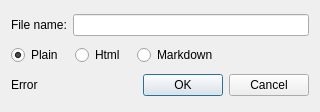
<?xml version="1.0" encoding="UTF-8"?>
<ui version="4.0">
 <class>NewFileDialog</class>
 <widget class="QDialog" name="NewFileDialog">
  <property name="windowModality">
   <enum>Qt::WindowModal</enum>
  </property>
  <property name="geometry">
   <rect>
    <x>0</x>
    <y>0</y>
    <width>320</width>
    <height>112</height>
   </rect>
  </property>
  <property name="minimumSize">
   <size>
    <width>320</width>
    <height>0</height>
   </size>
  </property>
  <property name="windowTitle">
   <string>File Name</string>
  </property>
  <layout class="QGridLayout" name="gridLayout">
   <item row="1" column="0">
    <layout class="QHBoxLayout" name="horizontalLayout_2">
     <property name="spacing">
      <number>12</number>
     </property>
     <property name="rightMargin">
      <number>0</number>
     </property>
     <item>
      <widget class="QRadioButton" name="radioPlain">
       <property name="text">
        <string>Plain</string>
       </property>
       <property name="checked">
        <bool>true</bool>
       </property>
      </widget>
     </item>
     <item>
      <widget class="QRadioButton" name="radioHtml">
       <property name="text">
        <string>Html</string>
       </property>
      </widget>
     </item>
     <item>
      <widget class="QRadioButton" name="radioMarkdown">
       <property name="text">
        <string>Markdown</string>
       </property>
      </widget>
     </item>
     <item>
      <spacer name="horizontalSpacer">
       <property name="orientation">
        <enum>Qt::Horizontal</enum>
       </property>
       <property name="sizeHint" stdset="0">
        <size>
         <width>40</width>
         <height>20</height>
        </size>
       </property>
      </spacer>
     </item>
    </layout>
   </item>
   <item row="0" column="0">
    <layout class="QHBoxLayout" name="horizontalLayout">
     <item>
      <widget class="QLabel" name="labelTitle">
       <property name="text">
        <string>File name:</string>
       </property>
      </widget>
     </item>
     <item>
      <widget class="QLineEdit" name="textTitle"/>
     </item>
    </layout>
   </item>
   <item row="3" column="0">
    <layout class="QHBoxLayout" name="horizontalLayout_4">
     <item>
      <widget class="QLabel" name="labelError">
       <property name="autoFillBackground">
        <bool>true</bool>
       </property>
       <property name="text">
        <string>Error</string>
       </property>
       <property name="scaledContents">
        <bool>true</bool>
       </property>
       <property name="wordWrap">
        <bool>false</bool>
       </property>
      </widget>
     </item>
     <item>
      <widget class="QDialogButtonBox" name="buttonBox">
       <property name="orientation">
        <enum>Qt::Horizontal</enum>
       </property>
       <property name="standardButtons">
        <set>QDialogButtonBox::Cancel|QDialogButtonBox::Ok</set>
       </property>
      </widget>
     </item>
    </layout>
   </item>
  </layout>
 </widget>
 <resources/>
 <connections>
  <connection>
   <sender>buttonBox</sender>
   <signal>rejected()</signal>
   <receiver>NewFileDialog</receiver>
   <slot>reject()</slot>
   <hints>
    <hint type="sourcelabel">
     <x>316</x>
     <y>260</y>
    </hint>
    <hint type="destinationlabel">
     <x>286</x>
     <y>274</y>
    </hint>
   </hints>
  </connection>
  <connection>
   <sender>buttonBox</sender>
   <signal>accepted()</signal>
   <receiver>NewFileDialog</receiver>
   <slot>accept()</slot>
   <hints>
    <hint type="sourcelabel">
     <x>248</x>
     <y>254</y>
    </hint>
    <hint type="destinationlabel">
     <x>157</x>
     <y>274</y>
    </hint>
   </hints>
  </connection>
 </connections>
</ui>
